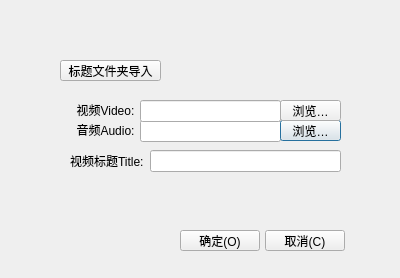
<?xml version="1.0" encoding="UTF-8"?>
<ui version="4.0">
 <class>singleline_import_dialog</class>
 <widget class="QDialog" name="singleline_import_dialog">
  <property name="geometry">
   <rect>
    <x>0</x>
    <y>0</y>
    <width>400</width>
    <height>278</height>
   </rect>
  </property>
  <property name="windowTitle">
   <string>Dialog</string>
  </property>
  <widget class="QLabel" name="label_2">
   <property name="geometry">
    <rect>
     <x>70</x>
     <y>120</y>
     <width>71</width>
     <height>20</height>
    </rect>
   </property>
   <property name="text">
    <string>音频Audio:</string>
   </property>
   <property name="alignment">
    <set>Qt::AlignmentFlag::AlignCenter</set>
   </property>
  </widget>
  <widget class="QLineEdit" name="AudioAddline">
   <property name="geometry">
    <rect>
     <x>140</x>
     <y>120</y>
     <width>141</width>
     <height>22</height>
    </rect>
   </property>
  </widget>
  <widget class="QLineEdit" name="TitlelineEdit">
   <property name="geometry">
    <rect>
     <x>150</x>
     <y>150</y>
     <width>191</width>
     <height>22</height>
    </rect>
   </property>
  </widget>
  <widget class="QPushButton" name="AudioInputButton">
   <property name="geometry">
    <rect>
     <x>280</x>
     <y>120</y>
     <width>61</width>
     <height>21</height>
    </rect>
   </property>
   <property name="text">
    <string>浏览…</string>
   </property>
  </widget>
  <widget class="QLabel" name="label_3">
   <property name="geometry">
    <rect>
     <x>70</x>
     <y>150</y>
     <width>81</width>
     <height>21</height>
    </rect>
   </property>
   <property name="text">
    <string>视频标题Title:</string>
   </property>
  </widget>
  <widget class="QPushButton" name="VideoInputButton">
   <property name="geometry">
    <rect>
     <x>280</x>
     <y>100</y>
     <width>61</width>
     <height>21</height>
    </rect>
   </property>
   <property name="text">
    <string>浏览…</string>
   </property>
  </widget>
  <widget class="QLineEdit" name="VideoAddline">
   <property name="geometry">
    <rect>
     <x>140</x>
     <y>100</y>
     <width>141</width>
     <height>22</height>
    </rect>
   </property>
  </widget>
  <widget class="QLabel" name="label">
   <property name="geometry">
    <rect>
     <x>70</x>
     <y>100</y>
     <width>71</width>
     <height>20</height>
    </rect>
   </property>
   <property name="text">
    <string>视频Video:</string>
   </property>
   <property name="alignment">
    <set>Qt::AlignmentFlag::AlignCenter</set>
   </property>
  </widget>
  <widget class="QPushButton" name="TitlefolderButton">
   <property name="geometry">
    <rect>
     <x>60</x>
     <y>60</y>
     <width>101</width>
     <height>21</height>
    </rect>
   </property>
   <property name="text">
    <string>标题文件夹导入</string>
   </property>
  </widget>
  <widget class="QPushButton" name="OkButton">
   <property name="geometry">
    <rect>
     <x>180</x>
     <y>230</y>
     <width>80</width>
     <height>21</height>
    </rect>
   </property>
   <property name="text">
    <string>确定(O)</string>
   </property>
  </widget>
  <widget class="QPushButton" name="CancelButton">
   <property name="geometry">
    <rect>
     <x>265</x>
     <y>230</y>
     <width>80</width>
     <height>21</height>
    </rect>
   </property>
   <property name="text">
    <string>取消(C)</string>
   </property>
  </widget>
 </widget>
 <resources/>
 <connections/>
</ui>
